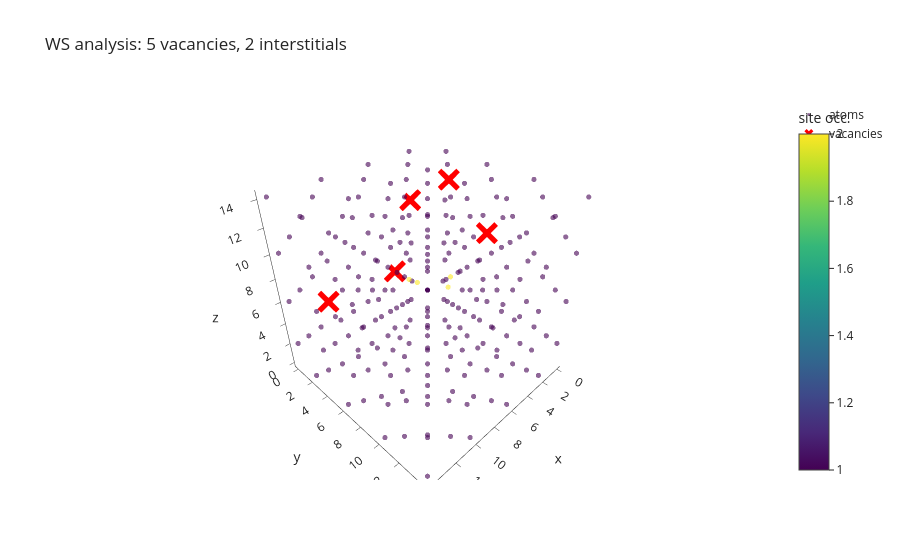

Source (notebook cell):
### Markdown cell above
## 4. Visualising defects in 3D

Colour every atom by the occupancy of its assigned site. Then overlay
vacancy positions in red. The picture makes the defect topology obvious.

### Code cell
rng = np.random.default_rng(0)
current = ref.copy()
# Five vacancies + two interstitials at random positions
vac_indices = rng.choice(len(current), size=5, replace=False)
del current[sorted(vac_indices.tolist(), reverse=True)]
extra_pos = ref.get_positions().mean(axis=0) + rng.normal(scale=2.0, size=(2, 3))
from ase import Atom
for p in extra_pos:
    current.append(Atom('Cu', position=p))

result = pyscal.wigner_seitz_analysis(current, ref)
occ_per_atom = result['occupancy'][result['site_index']]
vac_pos = ref.get_positions()[result['vacancy_indices']]

pos = current.get_positions()
fig = go.Figure()
fig.add_trace(go.Scatter3d(x=pos[:, 0], y=pos[:, 1], z=pos[:, 2],
                           mode='markers',
                           marker=dict(size=3, color=occ_per_atom,
                                       colorscale='Viridis',
                                       colorbar=dict(title='site occ.'),
                                       opacity=0.6),
                           name='atoms'))
fig.add_trace(go.Scatter3d(x=vac_pos[:, 0], y=vac_pos[:, 1], z=vac_pos[:, 2],
                           mode='markers',
                           marker=dict(size=8, color='red', symbol='x'),
                           name='vacancies'))
fig.update_layout(template='simple_white', height=560,
                  scene=dict(xaxis_title='x', yaxis_title='y', zaxis_title='z'),
                  title=f"WS analysis: {result['vacancy_count']} vacancies, "
                        f"{result['interstitial_count']} interstitials")
fig

### Figure 1 — Plotly figure (JSON) as saved in the notebook; plotly's stock layout.template omitted (floating-point values rounded to 4 significant figures; data arrays with more than 128 entries replaced by an {"elided": "..."} marker saying what was removed)
{"data": [{"marker": {"color": {"elided": "253 int values"}, "colorbar": {"title": {"text": "site occ."}}, "colorscale": [[0.0, "#440154"], [0.1111, "#482878"], [0.2222, "#3e4989"], [0.3333, "#31688e"], [0.4444, "#26828e"], [0.5556, "#1f9e89"], [0.6667, "#35b779"], [0.7778, "#6ece58"], [0.8889, "#b5de2b"], [1.0, "#fde725"]], "opacity": 0.6, "size": 3}, "mode": "markers", "name": "atoms", "type": "scatter3d", "x": {"elided": "253 float values"}, "y": {"elided": "253 float values"}, "z": {"elided": "253 float values"}}, {"marker": {"color": "red", "size": 8, "symbol": "x"}, "mode": "markers", "name": "vacancies", "type": "scatter3d", "x": [4.05, 12.15, 2.025, 2.025, 4.05], "y": [0.0, 2.025, 0.0, 8.1, 6.075], "z": [4.05, 6.075, 10.12, 10.12, 14.17]}], "layout": {"height": 560, "scene": {"xaxis": {"title": {"text": "x"}}, "yaxis": {"title": {"text": "y"}}, "zaxis": {"title": {"text": "z"}}}, "title": {"text": "WS analysis: 5 vacancies, 2 interstitials"}}}
